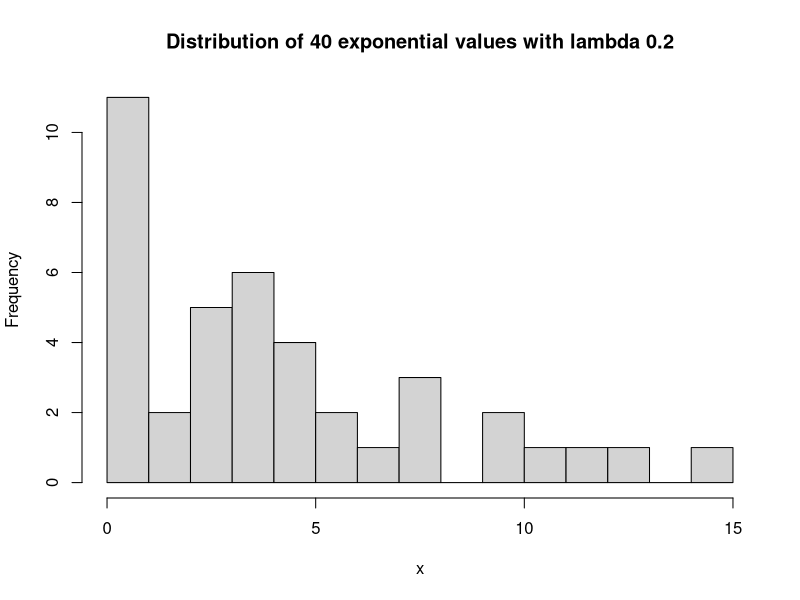
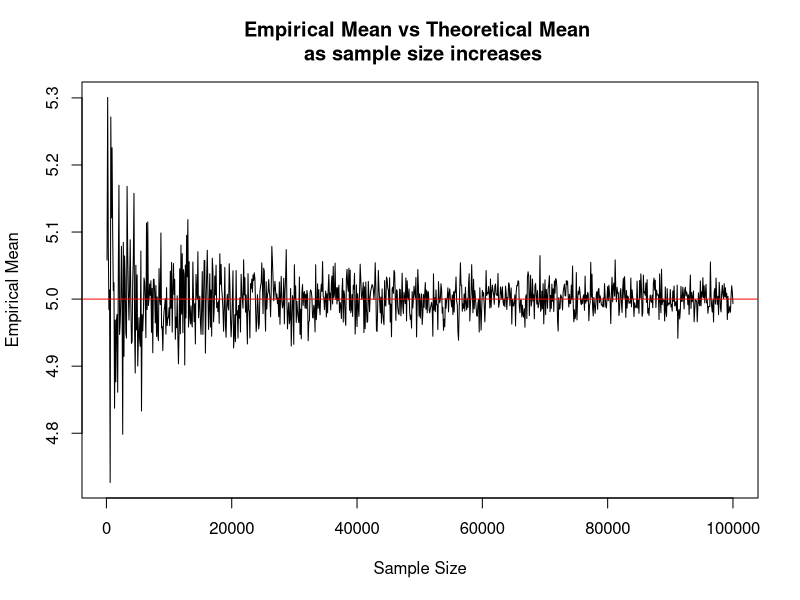
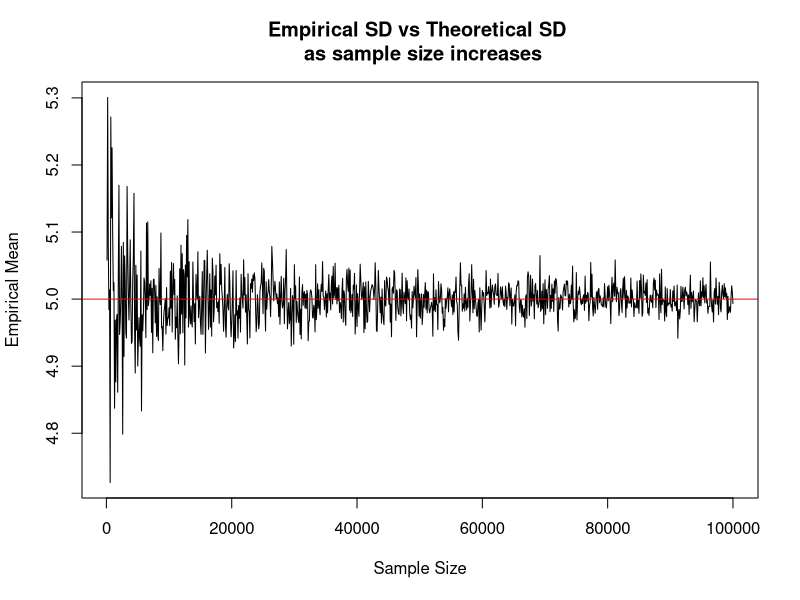
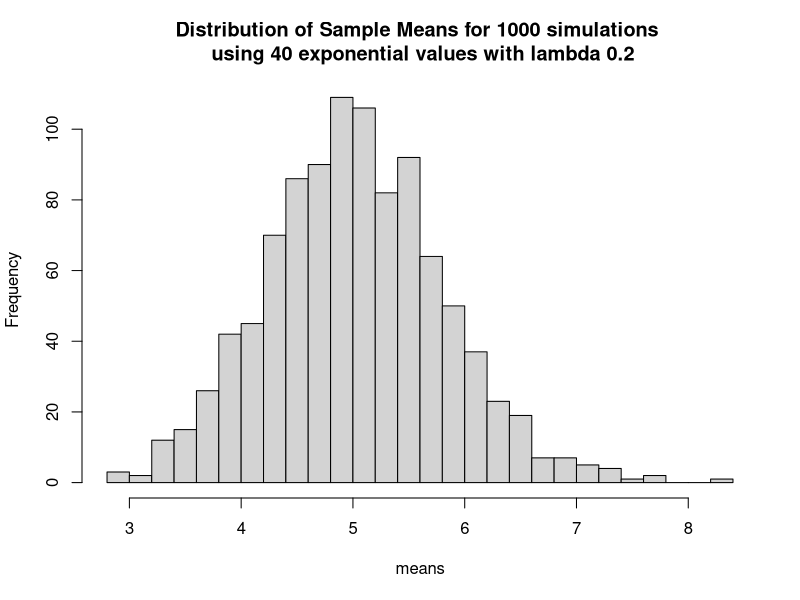
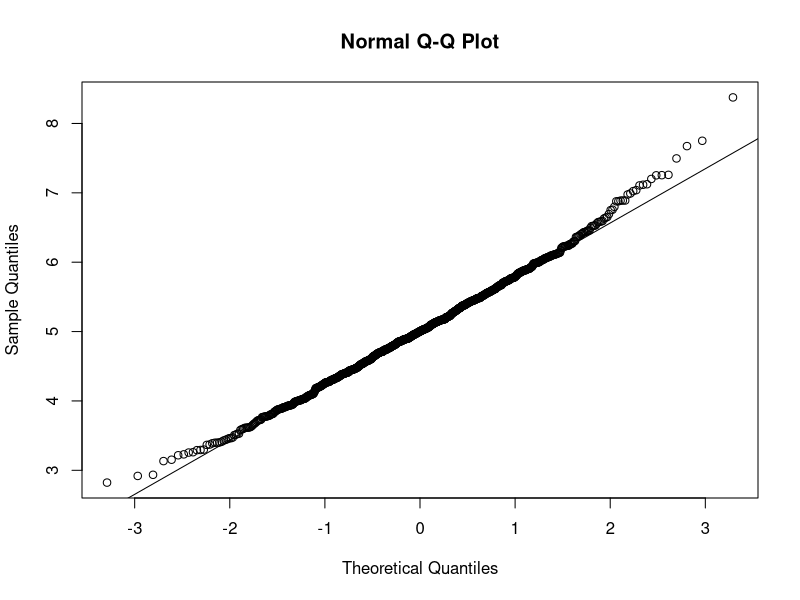

Write R code to recreate these figures, in order.
## ---- chunk 1
set.seed(31415)
lambda <- 0.2
n <- 40
simulations <- 1000
## ---- chunk 2
x <- rexp(n, rate = lambda)
title <- sprintf("Distribution of %g exponential values with lambda %g", n, lambda)
hist(x, breaks = 20, main = title)
## ---- chunk 3
theoreticalMean <- 1 / lambda
empiricalMean <- mean(x)
sprintf("Theoretical Mean: %g - Empirical Mean with n=40: %g", theoreticalMean, empiricalMean)
## ---- chunk 4
sampleSizes <- seq(100, 100000, 100)

means <- NULL
for (i in 1:length(sampleSizes)){
    thisMean <- mean(rexp(sampleSizes[i], rate = lambda))
    means <- c(means, thisMean)
}
title <- sprintf("Empirical Mean vs Theoretical Mean \n as sample size increases")
xlab = "Sample Size"
ylab = "Empirical Mean"
options(scipen = 20) # Remove scientific notation on x axis.
plot(x = sampleSizes, y = means, type='l', main=title, xlab = xlab, ylab = ylab)
abline(h=theoreticalMean, col = "red")

## ---- chunk 5
theoreticalSD <- 1 / lambda
empiricalSD <- sd(x)
sprintf("Theoretical SD: %g - Empirical SD with n=40: %g", theoreticalSD, empiricalSD)
## ---- chunk 6
sds <- NULL
for (i in 1:length(sampleSizes)){
    thisSD <- sd(rexp(sampleSizes[i], rate = lambda))
    sd <- c(sds, thisSD)
}
title <- sprintf("Empirical SD vs Theoretical SD \n as sample size increases")
xlab = "Sample Size"
ylab = "Empirical Mean"
options(scipen = 20) # Remove scientific notation on x axis.
plot(x = sampleSizes, y = means, type='l', main=title, xlab = xlab, ylab = ylab)
abline(h=theoreticalSD, col = "red")
## ---- chunk 7
means <- NULL

for(i in 1:simulations){
    x <- rexp(n, rate = lambda)
    means <- (c(means, mean(x)))
}
title <- sprintf("Distribution of Sample Means for %g simulations \n using %g exponential values with lambda %g", simulations, n, lambda)
hist(means, breaks = 20, main = title)
## ---- chunk 8
qqnorm(means)
qqline(means)
